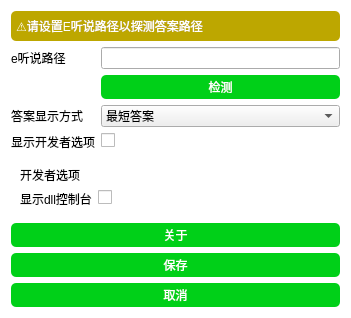
<?xml version="1.0" encoding="UTF-8"?>
<ui version="4.0">
 <class>Dialog</class>
 <widget class="QDialog" name="Dialog">
  <property name="geometry">
   <rect>
    <x>0</x>
    <y>0</y>
    <width>351</width>
    <height>298</height>
   </rect>
  </property>
  <property name="windowTitle">
   <string>设置</string>
  </property>
  <property name="whatsThis">
   <string>&lt;html&gt;&lt;head/&gt;&lt;body&gt;&lt;p&gt;设置&lt;/p&gt;&lt;/body&gt;&lt;/html&gt;</string>
  </property>
  <property name="styleSheet">
   <string notr="true">QDialog{
  background-color:#fff
}
QTextBrowser{
  background-color:#fff;
  border:1px solid #ccc;
  border-radius:5px
}
QPushButton{
	background-color: rgb(0, 208, 24);
	border:0px;
	border-radius:5px;
	color:#fff;
	padding:3px;
}
QPushButton::hover{
	background-color: rgb(0, 100, 10);
}</string>
  </property>
  <layout class="QVBoxLayout" name="verticalLayout">
   <item>
    <widget class="QLabel" name="label">
     <property name="minimumSize">
      <size>
       <width>0</width>
       <height>30</height>
      </size>
     </property>
     <property name="maximumSize">
      <size>
       <width>16777215</width>
       <height>30</height>
      </size>
     </property>
     <property name="styleSheet">
      <string notr="true">background-color: rgb(189, 167, 0);
border-radius:5px;
color:#fff;
padding:2px;</string>
     </property>
     <property name="text">
      <string>⚠请设置E听说路径以探测答案路径</string>
     </property>
    </widget>
   </item>
   <item>
    <layout class="QFormLayout" name="formLayout">
     <item row="0" column="0">
      <widget class="QLabel" name="eLabel">
       <property name="text">
        <string>e听说路径</string>
       </property>
      </widget>
     </item>
     <item row="0" column="1">
      <widget class="QLineEdit" name="etsPathE"/>
     </item>
     <item row="1" column="1">
      <layout class="QHBoxLayout" name="horizontalLayout">
       <item>
        <widget class="QPushButton" name="detectETSPathBtn">
         <property name="text">
          <string>检测</string>
         </property>
        </widget>
       </item>
      </layout>
     </item>
     <item row="3" column="0">
      <widget class="QLabel" name="Label">
       <property name="text">
        <string>答案显示方式</string>
       </property>
      </widget>
     </item>
     <item row="3" column="1">
      <widget class="QComboBox" name="answerDisplayTypeCB">
       <item>
        <property name="text">
         <string>最短答案</string>
        </property>
       </item>
       <item>
        <property name="text">
         <string>全部答案</string>
        </property>
       </item>
      </widget>
     </item>
     <item row="4" column="0">
      <widget class="QLabel" name="Label_2">
       <property name="text">
        <string>显示开发者选项</string>
       </property>
      </widget>
     </item>
     <item row="4" column="1">
      <widget class="QCheckBox" name="CheckBox"/>
     </item>
    </layout>
   </item>
   <item>
    <widget class="QWidget" name="devOptions" native="true">
     <layout class="QVBoxLayout" name="verticalLayout_2">
      <item>
       <widget class="QLabel" name="label_2">
        <property name="styleSheet">
         <string notr="true">padding:0px;
margin:0px;
border:0px;</string>
        </property>
        <property name="text">
         <string>开发者选项</string>
        </property>
       </widget>
      </item>
      <item>
       <layout class="QFormLayout" name="formLayout_2">
        <item row="0" column="1">
         <widget class="QCheckBox" name="showDllConsoleCB"/>
        </item>
        <item row="0" column="0">
         <widget class="QLabel" name="dllLabel">
          <property name="text">
           <string>显示dll控制台</string>
          </property>
         </widget>
        </item>
       </layout>
      </item>
     </layout>
    </widget>
   </item>
   <item>
    <widget class="QPushButton" name="about">
     <property name="text">
      <string>关于</string>
     </property>
    </widget>
   </item>
   <item>
    <widget class="QPushButton" name="save">
     <property name="text">
      <string>保存</string>
     </property>
    </widget>
   </item>
   <item>
    <widget class="QPushButton" name="cancel">
     <property name="text">
      <string>取消</string>
     </property>
    </widget>
   </item>
  </layout>
 </widget>
 <resources/>
 <connections/>
</ui>
